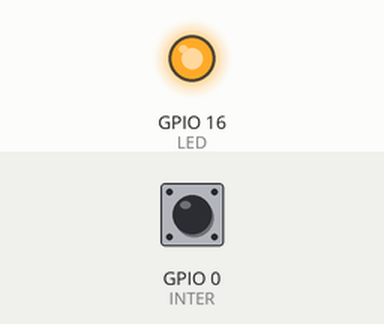
Simulated run of this program. Board: ESP32. Parts: output pins drawn as LEDs (lit = HIGH). Inputs (shaded band) come from the test bench; at power-on: GPIO 0 (INTER) HIGH. What the program prints to the serial monitor is not drawn.

Above: at 1.2 s.
1.3 s: GPIO 0 (INTER) pulled LOW for 0.15 s
At 2.3 s:
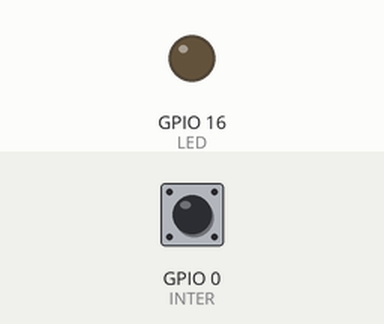
2.9 s: GPIO 0 (INTER) pulsed LOW 5 times (0.12 s each, 0.3 s apart)
At 3.6 s:
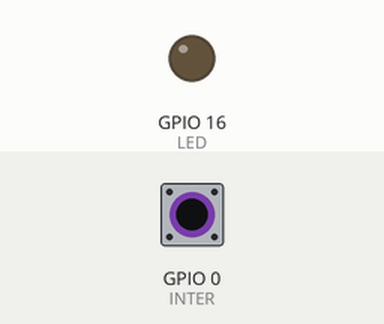
Timing chart, 0 to 9.4 s (numbered marks = the images above; inputs shaded):
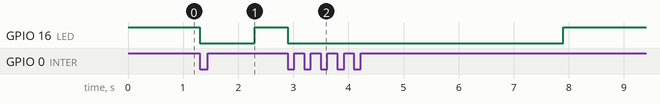

Measured:
- after the input at 1.3 s, GPIO 16 (LED): HIGH → LOW at once, → HIGH 1.0 s later
- after the input at 2.9 s, GPIO 16 (LED): HIGH → LOW at once, → HIGH 5.0 s later

The program:

main.cpp
```cpp
#include <Arduino.h>
#define LED 16
#define INTER 0

void IRAM_ATTR isr(){
  /*codi a exetuar en l'interrupció,
  apagar el led*/
  digitalWrite(LED, LOW);
  Serial.println("OFF");
  delay(1000);
};

void setup() {
  Serial.begin(115200);
  pinMode(LED, OUTPUT);
  pinMode(INTER, INPUT_PULLUP);
  attachInterrupt(INTER, isr, FALLING);
}

void loop() {
  digitalWrite(LED, HIGH);
  Serial.println("ON");
  /*codi per aturar la interrupció despres de 5segons,
  és a dir, tornar a encendre el led*/
  static uint32_t lastMillis=0;
  //s'utilitza una variable "static" per tal que només s'inicialitzi una unica vegada amb la primera crida
  //a més la variable no es destrueix si no s'esta executant la funcio loop (amb valor inicial 0).
  if(millis()-lastMillis>60000){
    lastMillis=millis();
    detachInterrupt(INTER);
    Serial.println("Interrupcio finalitzada");
  }
}
```
